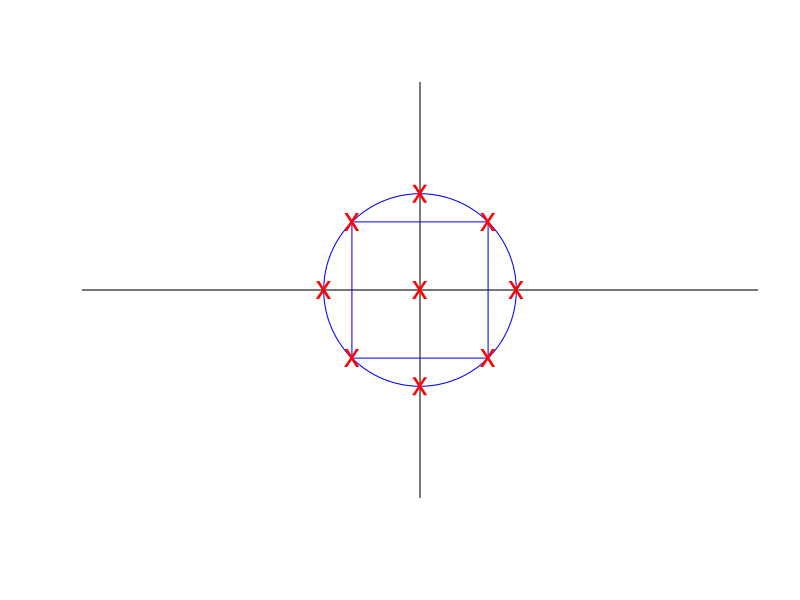

Source code (R):
library("plotrix")

pdf("outputs/CCD_diagram.pdf", height = 7, width = 7)
plot(0, 0, pch = "", ylim = c(-2, 2), xlim = c(-2, 2), xlab = "", ylab = "", 
     axes = FALSE, asp = 1)
abline(v=0)
abline(h=0)

draw.circle(x = 0, y = 0, radius = 1, border = "blue")
verts <- 1/sqrt(2)
rect(-verts, -verts, verts, verts, border = "blue")

points(x = c(0, 0, 0, 1, -1, verts, -verts, verts, -verts), 
       y = c(0, 1, -1, 0 , 0, verts, verts, -verts, -verts),
       pch = "x", col = "red", cex = 2)
dev.off()

